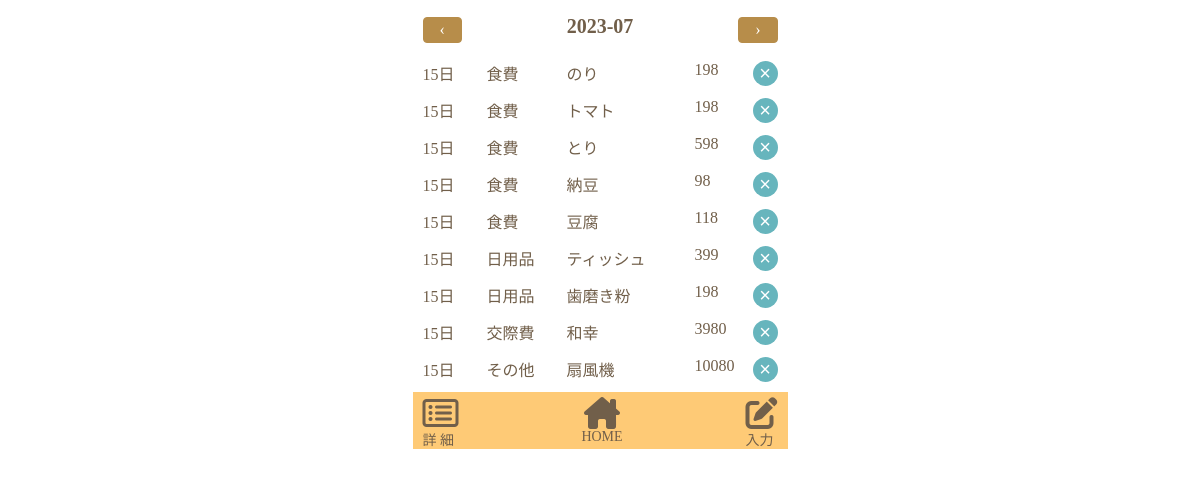
Page /detail/2023-07 on the committed database.
### tables this page shows
CREATE TABLE items(id integer primary key autoincrement,name text,price integer,category text,date text);

### index.py (the view)
@app.route("/detail/<month>")
def detail(month):
    input_link = create_link()
    pr = datetime.datetime.strptime(month, "%Y-%m") - relativedelta(months=1)
    pre_month = pr.strftime("%Y-%m")
    nm = datetime.datetime.strptime(month, "%Y-%m") + relativedelta(months=1)
    next_month = nm.strftime("%Y-%m")
    db = sqlite3.connect("expenses.db", isolation_level=None)
    sql = f"SELECT * FROM items WHERE date LIKE '{month}%' ORDER BY date ASC"
    items = db.execute(sql)
    return render_template(
        "detail.html",
        items=items,
        input_link=input_link,
        month=month,
        pre_month=pre_month,
        next_month=next_month,
    )

### index.py (called while the page is built)
def create_link():
    dt_now = datetime.datetime.now()
    today = dt_now.strftime("%Y-%m-%d")
    return "/input/" + today

### templates/detail.html (shortened to what this page needs)
<!DOCTYPE html>
<html>
<head>
  <link rel="stylesheet" href="https://cdnjs.cloudflare.com/ajax/libs/font-awesome/6.1.1/css/all.min.css">
  <link href="../static/css/style.css" rel="stylesheet" type="text/css">
  <link href="../static/css/detail.css" rel="stylesheet" type="text/css">
</head>
<body>
  <div class="wrap">
    <header class="header">
      <header id="header">
        <div id="next-prev-button">
          <a id="prev" class="next-prev-button" href="/detail/{{pre_month}}">‹</a>
          <a id="next" class="next-prev-button" href="/detail/{{next_month}}">›</a>
        </div>
        <h1>{{month}}</h1>
      </header>
      <main class="main">
        <ul id="day_by_day">
          {% for item in items %}
          <li id="day_items">
            <dl>
              <dd id="date">{{ item[4][8:10] }}日</dd>
              <dd id="category">{{ item[3] }}</dd>
              <dd id="item_name">{{ item[1] }}</dd>
              <dd id="price">{{ item[2] }}</dd>
            </dl>
            <form action="{{ url_for('delete_data_detail') }}" method="post" enctype="multipart/form-data">
              <button type="submit" class="delete_button" name="delete_id" value="{{ item[0] }}">×</button>
          </li>
          {% endfor %}
        </ul>
      </main>
      <footer id="footer">
        <div class="_bg">
          <ul>
            <li><a href="">
                <dl>
                  <dd class="list_icon"><i class="fa-regular fa-rectangle-list fa-2x"></i></dd>
                  <dd class="list_text">詳 細</dd>
                </dl>
              </a></li>
            <li><a href="/">
                <dl>
                  <dd class="list_icon"><i class="fa-solid fa-house-chimney fa-2x"></i></dd>
                  <dd class="list_text">HOME</dd>
                </dl>
              </a></li>
            <li><a href="{{ input_link }}">
                <dl>
                  <dd class="list_icon"><i class="fa-solid fa-pen-to-square fa-2x"></i></dd>
                  <dd class="list_text">入力</dd>
                </dl>
              </a></li>
          </ul>
        </div>
      </footer>
  </div>
</body>
</html>

### static/css/style.css (style rules this page uses)
html { overflow-x: clip; }
body { max-width: 375px; margin: 0 auto; color: #715F4A; box-sizing: border-box; font-weight: normal; -webkit-text-size-adjust: 100%; overflow-x: clip; }
.wrap { padding: 5px 10px 0px 10px; }
h1, h2, h3, h4, h5, h6 { font-size: 100%; }
a { text-decoration: none; color: inherit; }
ul { list-style: none; }
h1 { font-size: 20px; text-align: center; position: absolute; top: 0; left: 50%; transform: translateX(-50%); padding-top: 10px; }
.next-prev-button { cursor: pointer; background: #B78D4A; color: #fff; border: 1px solid #B78D4A; border-radius: 4px; font-size: 1rem; padding: 0.2rem 1rem; margin: 12px 0; }
#prev { float: left; }
#next { float: right; }
#footer { position: sticky; bottom: 0; }
#footer ul { display: flex; justify-content: space-between; padding-top: 5px; margin: 0 auto; }
#footer ul li .list_icon { display: flex; justify-content: center; }
#footer ul li .list_text { font-size: 14px; }
._bg { margin-left: calc(50% - 50vw); margin-right: calc(50% - 50vw); padding-left: calc(50vw - 50%); padding-right: calc(50vw - 50%); background-color: #feca76; }

### static/css/detail.css (style rules this page uses)
h1 { top:5px }
#day_by_day li { display: flex; justify-content: space-between; padding: 6px 0; }
#day_by_day dl { display: flex; justify-content: space-between; }
#date { width: 4em; }
#category { width: 5em; }
#item_name { width: 8em; }
#price { width: 3em; }
.delete_button { width: 25px; height: 25px; background-color: #67b5bd; color: #fff; border-radius: 50%; border: none; font-size: 20px; }
#day_by_day:last-child { margin-bottom: 4px; }

### rows in the picture
items: date "15", category "食費", name "のり", price "198", {{ item[0] }} 41 (drawn)
items: date "15", category "食費", name "トマト", price "198", {{ item[0] }} 42 (drawn)
items: date "15", category "食費", name "とり", price "598", {{ item[0] }} 43 (drawn)
items: date "15", category "食費", name "納豆", price "98", {{ item[0] }} 44 (drawn)
items: date "15", category "食費", name "豆腐", price "118", {{ item[0] }} 45 (drawn)
items: date "15", category "日用品", name "ティッシュ", price "399", {{ item[0] }} 48 (drawn)
items: date "15", category "日用品", name "歯磨き粉", price "198", {{ item[0] }} 49 (drawn)
items: date "15", category "交際費", name "和幸", price "3980", {{ item[0] }} 50 (drawn)
items: date "15", category "その他", name "扇風機", price "10080", {{ item[0] }} 51 (drawn)

### other values in the picture
{{ month }} "2023-07"
